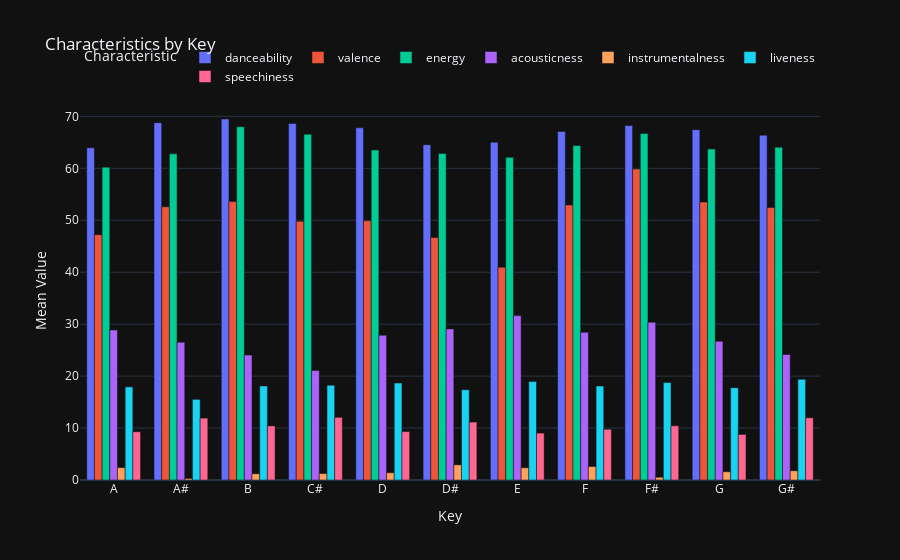

Notebook cell for this chart:
### Code cell
characteristics_by_key_bars = px.bar(
    (songs
        .groupby('key')
        [CHARACTERISTICS]
        .mean()
    ), 
    barmode='group',
    title='Characteristics by Key',
    labels={'value': 'Mean Value', 'key': 'Key', 'variable': 'Characteristic'},
    template='plotly_dark'
)
characteristics_by_key_bars.update_layout(legend=dict(orientation='h',yanchor='top',y=1.15,xanchor='right',x=1))
characteristics_by_key_bars.show()

### Figure 1 — Plotly figure (JSON) as saved in the notebook; plotly's stock layout.template omitted (floating-point values rounded to 4 significant figures)
{"data": [{"alignmentgroup": "True", "hovertemplate": "Characteristic=danceability<br>Key=%{x}<br>Mean Value=%{y}<extra></extra>", "legendgroup": "danceability", "marker": {"color": "#636efa", "pattern": {"shape": ""}}, "name": "danceability", "offsetgroup": "danceability", "orientation": "v", "showlegend": true, "textposition": "auto", "type": "bar", "x": ["A", "A#", "B", "C#", "D", "D#", "E", "F", "F#", "G", "G#"], "xaxis": "x", "y": [63.96, 68.79, 69.49, 68.64, 67.8, 64.55, 65.03, 67.1, 68.23, 67.45, 66.37], "yaxis": "y"}, {"alignmentgroup": "True", "hovertemplate": "Characteristic=valence<br>Key=%{x}<br>Mean Value=%{y}<extra></extra>", "legendgroup": "valence", "marker": {"color": "#EF553B", "pattern": {"shape": ""}}, "name": "valence", "offsetgroup": "valence", "orientation": "v", "showlegend": true, "textposition": "auto", "type": "bar", "x": ["A", "A#", "B", "C#", "D", "D#", "E", "F", "F#", "G", "G#"], "xaxis": "x", "y": [47.21, 52.6, 53.59, 49.79, 49.91, 46.67, 40.95, 52.94, 59.86, 53.51, 52.46], "yaxis": "y"}, {"alignmentgroup": "True", "hovertemplate": "Characteristic=energy<br>Key=%{x}<br>Mean Value=%{y}<extra></extra>", "legendgroup": "energy", "marker": {"color": "#00cc96", "pattern": {"shape": ""}}, "name": "energy", "offsetgroup": "energy", "orientation": "v", "showlegend": true, "textposition": "auto", "type": "bar", "x": ["A", "A#", "B", "C#", "D", "D#", "E", "F", "F#", "G", "G#"], "xaxis": "x", "y": [60.21, 62.79, 68, 66.55, 63.53, 62.85, 62.11, 64.38, 66.73, 63.72, 64.07], "yaxis": "y"}, {"alignmentgroup": "True", "hovertemplate": "Characteristic=acousticness<br>Key=%{x}<br>Mean Value=%{y}<extra></extra>", "legendgroup": "acousticness", "marker": {"color": "#ab63fa", "pattern": {"shape": ""}}, "name": "acousticness", "offsetgroup": "acousticness", "orientation": "v", "showlegend": true, "textposition": "auto", "type": "bar", "x": ["A", "A#", "B", "C#", "D", "D#", "E", "F", "F#", "G", "G#"], "xaxis": "x", "y": [28.89, 26.51, 24.05, 21.07, 27.88, 29.09, 31.65, 28.43, 30.37, 26.69, 24.15], "yaxis": "y"}, {"alignmentgroup": "True", "hovertemplate": "Characteristic=instrumentalness<br>Key=%{x}<br>Mean Value=%{y}<extra></extra>", "legendgroup": "instrumentalness", "marker": {"color": "#FFA15A", "pattern": {"shape": ""}}, "name": "instrumentalness", "offsetgroup": "instrumentalness", "orientation": "v", "showlegend": true, "textposition": "auto", "type": "bar", "x": ["A", "A#", "B", "C#", "D", "D#", "E", "F", "F#", "G", "G#"], "xaxis": "x", "y": [2.387, 0.2982, 1.198, 1.242, 1.395, 2.909, 2.355, 2.596, 0.5342, 1.583, 1.78], "yaxis": "y"}, {"alignmentgroup": "True", "hovertemplate": "Characteristic=liveness<br>Key=%{x}<br>Mean Value=%{y}<extra></extra>", "legendgroup": "liveness", "marker": {"color": "#19d3f3", "pattern": {"shape": ""}}, "name": "liveness", "offsetgroup": "liveness", "orientation": "v", "showlegend": true, "textposition": "auto", "type": "bar", "x": ["A", "A#", "B", "C#", "D", "D#", "E", "F", "F#", "G", "G#"], "xaxis": "x", "y": [17.92, 15.53, 18.1, 18.24, 18.67, 17.36, 18.95, 18.09, 18.75, 17.77, 19.38], "yaxis": "y"}, {"alignmentgroup": "True", "hovertemplate": "Characteristic=speechiness<br>Key=%{x}<br>Mean Value=%{y}<extra></extra>", "legendgroup": "speechiness", "marker": {"color": "#FF6692", "pattern": {"shape": ""}}, "name": "speechiness", "offsetgroup": "speechiness", "orientation": "v", "showlegend": true, "textposition": "auto", "type": "bar", "x": ["A", "A#", "B", "C#", "D", "D#", "E", "F", "F#", "G", "G#"], "xaxis": "x", "y": [9.28, 11.91, 10.42, 12.07, 9.321, 11.15, 9.032, 9.764, 10.44, 8.771, 11.98], "yaxis": "y"}], "layout": {"barmode": "group", "legend": {"orientation": "h", "title": {"text": "Characteristic"}, "tracegroupgap": 0, "x": 1, "xanchor": "right", "y": 1.15, "yanchor": "top"}, "title": {"text": "Characteristics by Key"}, "xaxis": {"anchor": "y", "domain": [0, 1], "title": {"text": "Key"}}, "yaxis": {"anchor": "x", "domain": [0, 1], "title": {"text": "Mean Value"}}}}
